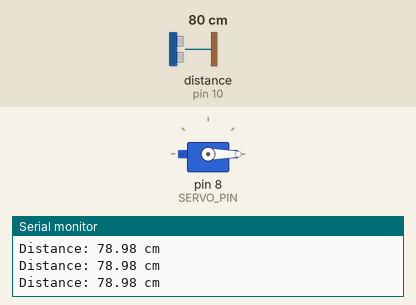
Bench run of a sketch on a simulated Arduino Uno, built with avr-gcc and run on an emulated ATmega328P. Parts: servo, the last lines printed to the serial monitor. Wiring (inferred from the names in the program): ultrasonic range finder: trigger pin 9; echo pin 10. Inputs (shaded band) come from the test bench; at power-on: distance to the obstacle (sensor on pin 10) 80 cm. The echo pulse lasts 58.3 µs per cm.

Above: at 1.2 s.
1.3 s: distance to the obstacle (sensor on pin 10) set to 61 cm
2.8 s: distance to the obstacle (sensor on pin 10) set to 51 cm
At 3.7 s:
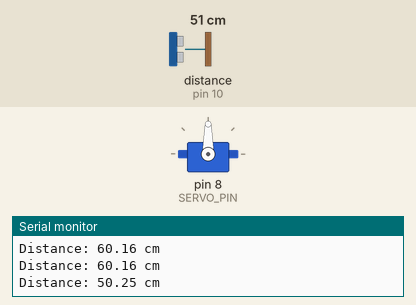
4.5 s: distance to the obstacle (sensor on pin 10) set to 120 cm
At 5.8 s:
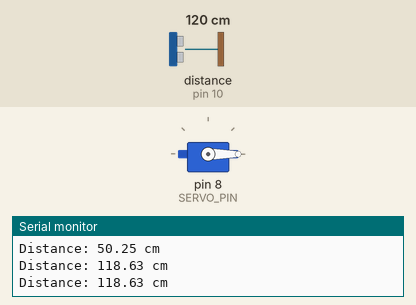
6.8 s: distance to the obstacle (sensor on pin 10) set to 2 cm
At 8.2 s:
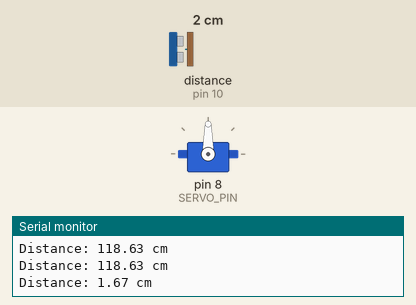
Timing chart, 0 to 9.3 s (numbered marks = the images above; inputs shaded):
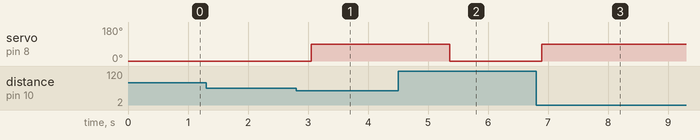

The sketch:

smart_dustbin.ino
```cpp
#include <Servo.h>

#define TRIG_PIN 9
#define ECHO_PIN 10
#define SERVO_PIN 8

Servo myServo;

void setup() {
  Serial.begin(9600);
  pinMode(TRIG_PIN, OUTPUT);
  pinMode(ECHO_PIN, INPUT);
  myServo.attach(SERVO_PIN);
  myServo.write(0);  // Start with lid closed
}

void loop() {
  long duration;
  float distance;

  // Trigger ultrasonic pulse
  digitalWrite(TRIG_PIN, LOW);
  delayMicroseconds(2);
  digitalWrite(TRIG_PIN, HIGH);
  delayMicroseconds(10);
  digitalWrite(TRIG_PIN, LOW);

  // Read echo time
  duration = pulseIn(ECHO_PIN, HIGH);
  distance = duration * 0.034 / 2;  // cm

  Serial.print("Distance: ");
  Serial.print(distance);
  Serial.println(" cm");

  if (distance > 0 && distance <= 55) {
    myServo.write(90);  // Open lid
    delay(2000);         // Wait 2 seconds before checking again
  } else {
    myServo.write(0);   // Close lid
  }

  delay(300);  // Small delay for stability
}
```

Measured:
- the behaviour switches between 56 and 55 cm on distance to the obstacle (sensor on pin 10) (found by bisection; images 0 and 1)
- after the input at 2.8 s, servo on pin 8 (SERVO_PIN): 0° → 90° after 0.26 s
- after the input at 4.5 s, servo on pin 8 (SERVO_PIN): 90° → 0° after 0.86 s
- after the input at 6.8 s, servo on pin 8 (SERVO_PIN): 0° → 90° after 0.10 s
